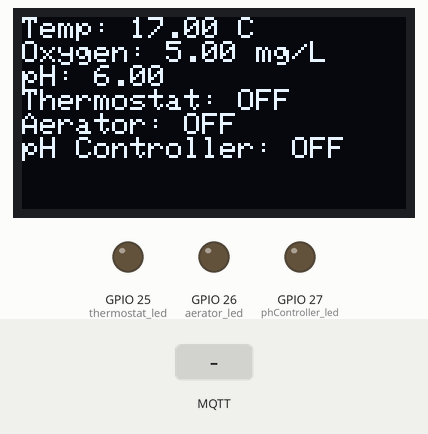
Recording of a sketch running on a simulated ESP32. On the bench: 128×64 one-colour display, output pins drawn as LEDs (lit = HIGH). The inputs (shaded band) are chosen by the test bench. WiFi joins after 1.5 s; servers stay silent unless stated; random numbers use the default seed unless the sketch sets one; no MQTT or app messages arrive unless stated; what the sketch prints to the serial monitor is not drawn.

Above: at 5.6 s.
5.7 s: MQTT message "thermostat_on" arrives on the first subscribed topic
At 6.4 s:
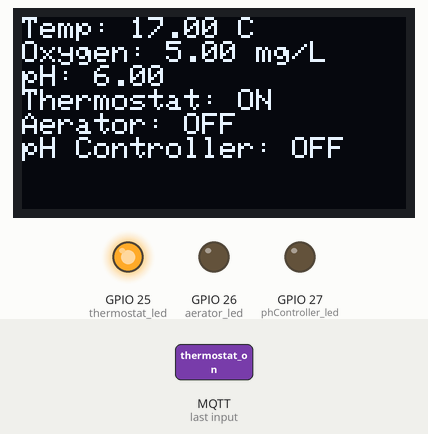
7.2 s: MQTT message "thermostat_off" arrives on the first subscribed topic
At 10.12 s:
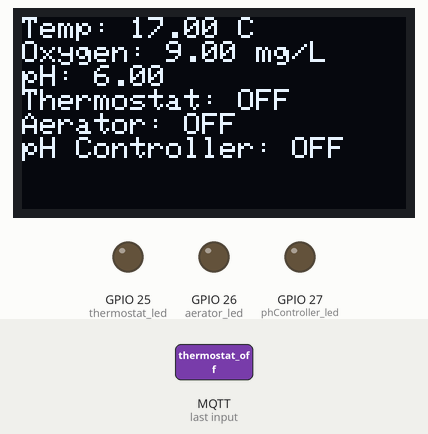
10.2 s: MQTT message "aerator_on" arrives on the first subscribed topic
At 11.0 s:
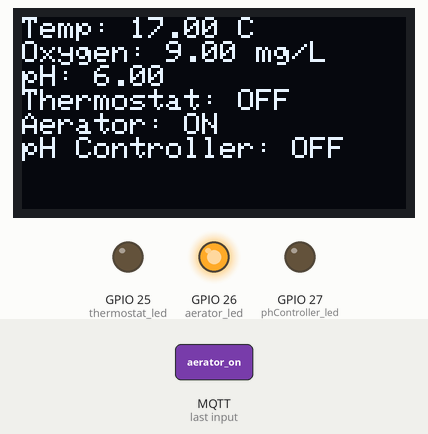
11.7 s: MQTT message "phController_on" arrives on the first subscribed topic
At 12.2 s:
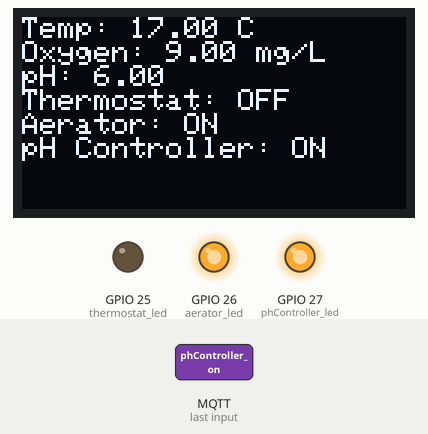
13.2 s: MQTT message "thermostat_on" arrives on the first subscribed topic
At 14.5 s:
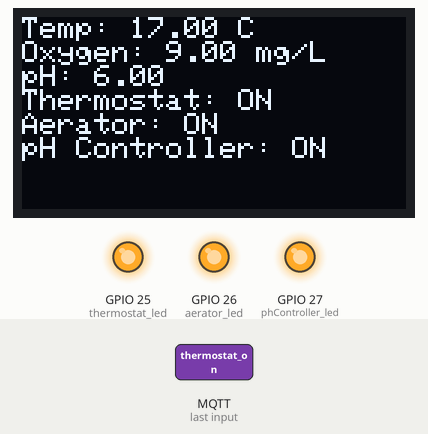
16.2 s: MQTT message "aerator_off" arrives on the first subscribed topic
At 16.8 s:
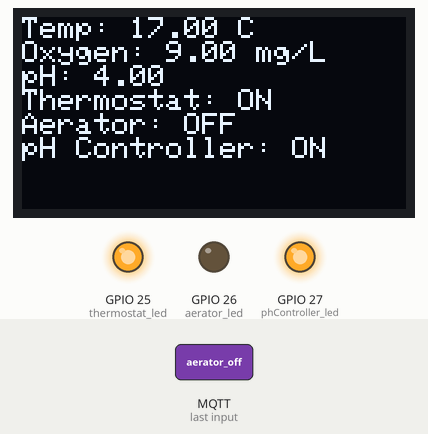
Timing chart, 0 to 18.7 s (numbered marks = the images above; inputs shaded):
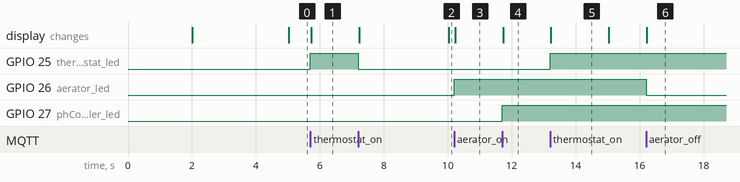

The sketch:

sketch.ino
```cpp
#include <WiFi.h>
#include <PubSubClient.h>
#include <Adafruit_SSD1306.h>

// WiFi
const char* ssid = "Wokwi-GUEST";
const char* password = "";

// MQTT
const char* mqtt_server = "test.mosquitto.org";  // Публічний брокер Mosquitto
const int mqtt_port = 1883;
WiFiClient espClient;
PubSubClient client(espClient);

// OLED дисплей
#define SCREEN_WIDTH 128
#define SCREEN_HEIGHT 64
Adafruit_SSD1306 display(SCREEN_WIDTH, SCREEN_HEIGHT, &Wire, -1);

// Теми MQTT
const char* temp_topic = "aquarium/sensor/temperature";
const char* oxygen_topic = "aquarium/sensor/oxygen";
const char* ph_topic = "aquarium/sensor/ph";
const char* device_control_topic = "aquarium/device/control";

// Стани пристроїв
bool thermostat_status = false;
bool aerator_status = false;
bool phController_status = false;

// Таймери
unsigned long lastSensorUpdate = 0;
const unsigned long sensorInterval = 5000; // Інтервал оновлення сенсорів

// Глобальні змінні для значень сенсорів
float temperature = 25.0; // Початкова температура
float oxygen = 5.0;       // Початковий рівень кисню
float ph = 6.0;           // Початковий рівень pH

// Діапазони норми
const float TEMP_MIN = 22.0, TEMP_MAX = 28.0;
const float OXYGEN_MIN = 4.0, OXYGEN_MAX = 10.0;
const float PH_MIN = 5.0, PH_MAX = 8.0;

// GPIO для світлодіодів
const int thermostat_led = 25;
const int aerator_led = 26;
const int phController_led = 27;

// Поточний сенсор для оновлення
int currentSensor = 0;

// Підключення до Wi-Fi
void setup_wifi() {
  delay(10);
  Serial.println("Connecting to WiFi...");
  WiFi.begin(ssid, password);
  while (WiFi.status() != WL_CONNECTED) {
    delay(1000);
    Serial.println("Connecting...");
  }
  Serial.println("WiFi connected!");
}

// Функція підключення до MQTT
void reconnect() {
  while (!client.connected()) {
    Serial.println("Connecting to MQTT...");
    if (client.connect("ESP32-Aquarium")) {
      Serial.println("Connected to MQTT!");
      client.subscribe(device_control_topic); // Підписка на тему для контролю пристроїв
    } else {
      delay(5000);
    }
  }
}

// Обробка вхідних повідомлень MQTT
void callback(char* topic, byte* payload, unsigned int length) {
  String message;
  for (unsigned int i = 0; i < length; i++) {
    message += (char)payload[i];
  }

  if (String(topic) == device_control_topic) {
    if (message == "thermostat_on") {
      thermostat_status = true;
      digitalWrite(thermostat_led, HIGH); // Увімкнути LED
    } else if (message == "thermostat_off") {
      thermostat_status = false;
      digitalWrite(thermostat_led, LOW); // Вимкнути LED
    }

    if (message == "aerator_on") {
      aerator_status = true;
      digitalWrite(aerator_led, HIGH); // Увімкнути LED
    } else if (message == "aerator_off") {
      aerator_status = false;
      digitalWrite(aerator_led, LOW); // Вимкнути LED
    }

    if (message == "phController_on") {
      phController_status = true;
      digitalWrite(phController_led, HIGH); // Увімкнути LED
    } else if (message == "phController_off") {
      phController_status = false;
      digitalWrite(phController_led, LOW); // Вимкнути LED
    }

    // Оновлюємо дисплей після зміни стану пристрою
    updateDisplay();
  }
}

// Генерація значень сенсорів
void updateSensors() {
  switch (currentSensor) {
    case 0:
      temperature += random(-15, 15) * 1;
      client.publish(temp_topic, String(temperature).c_str());
      break;
    case 1:
      oxygen += random(-5, 5) * 1;
      client.publish(oxygen_topic, String(oxygen).c_str());
      break;
    case 2:
      ph += random(-5, 5) * 1;
      client.publish(ph_topic, String(ph).c_str());
      break;
  }
  currentSensor = (currentSensor + 1) % 3; // Перехід до наступного сенсора
}

// Оновлення OLED-дисплея
void updateDisplay() {
  display.clearDisplay();
  display.setCursor(0, 0);
  display.setTextSize(1);
  display.setTextColor(SSD1306_WHITE);

  // Відображення значень сенсорів
  display.print("Temp: ");
  display.print(temperature);
  display.println(" C");

  display.print("Oxygen: ");
  display.print(oxygen);
  display.println(" mg/L");

  display.print("pH: ");
  display.print(ph);
  display.println("");

  // Відображення стану пристроїв
  display.print("Thermostat: ");
  display.println(thermostat_status ? "ON" : "OFF");

  display.print("Aerator: ");
  display.println(aerator_status ? "ON" : "OFF");

  display.print("pH Controller: ");
  display.println(phController_status ? "ON" : "OFF");

  display.display();
}

void setup() {
  Serial.begin(115200);
  setup_wifi();
  client.setServer(mqtt_server, mqtt_port);
  client.setCallback(callback);

  // Налаштування пінів світлодіодів
  pinMode(thermostat_led, OUTPUT);
  pinMode(aerator_led, OUTPUT);
  pinMode(phController_led, OUTPUT);

  if (!display.begin(SSD1306_SWITCHCAPVCC, 0x3C)) {
    for (;;);
  }
  display.clearDisplay();
  display.display();
}

void loop() {
  if (!client.connected()) {
    reconnect();
  }
  client.loop();

  if (millis() - lastSensorUpdate > sensorInterval) {
    lastSensorUpdate = millis();
    updateSensors();
    updateDisplay(); // Оновлення дисплея після моніторингу
  }
}
```

Measured:
- after the input at 5.7 s, GPIO 25 (thermostat_led): LOW → HIGH at once; the display: changes at once (image 1)
- after the input at 7.2 s, GPIO 25 (thermostat_led): HIGH → LOW at once
- after the input at 10.2 s, GPIO 26 (aerator_led): LOW → HIGH at once; the display: changes at once (image 3)
- after the input at 11.7 s, GPIO 27 (phController_led): LOW → HIGH at once; the display: changes at once (image 4)
- after the input at 13.2 s, GPIO 25 (thermostat_led): LOW → HIGH at once
- after the input at 16.2 s, GPIO 26 (aerator_led): HIGH → LOW at once; the display: changes at once (image 6)
- what the display in image 5 shows lasts 1.8 s, from 13.2 s to 15.0 s
